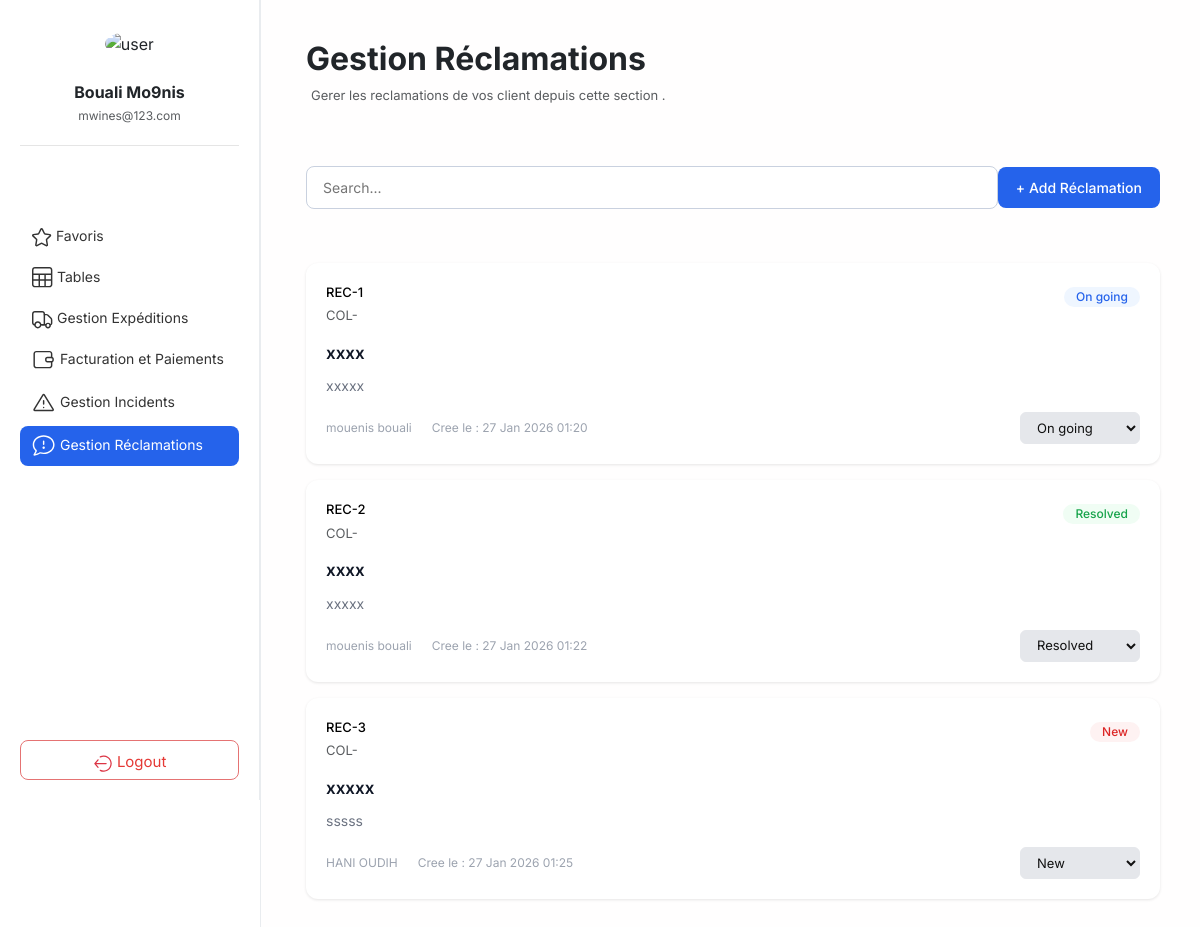
The app's page /reclamation/, older data.
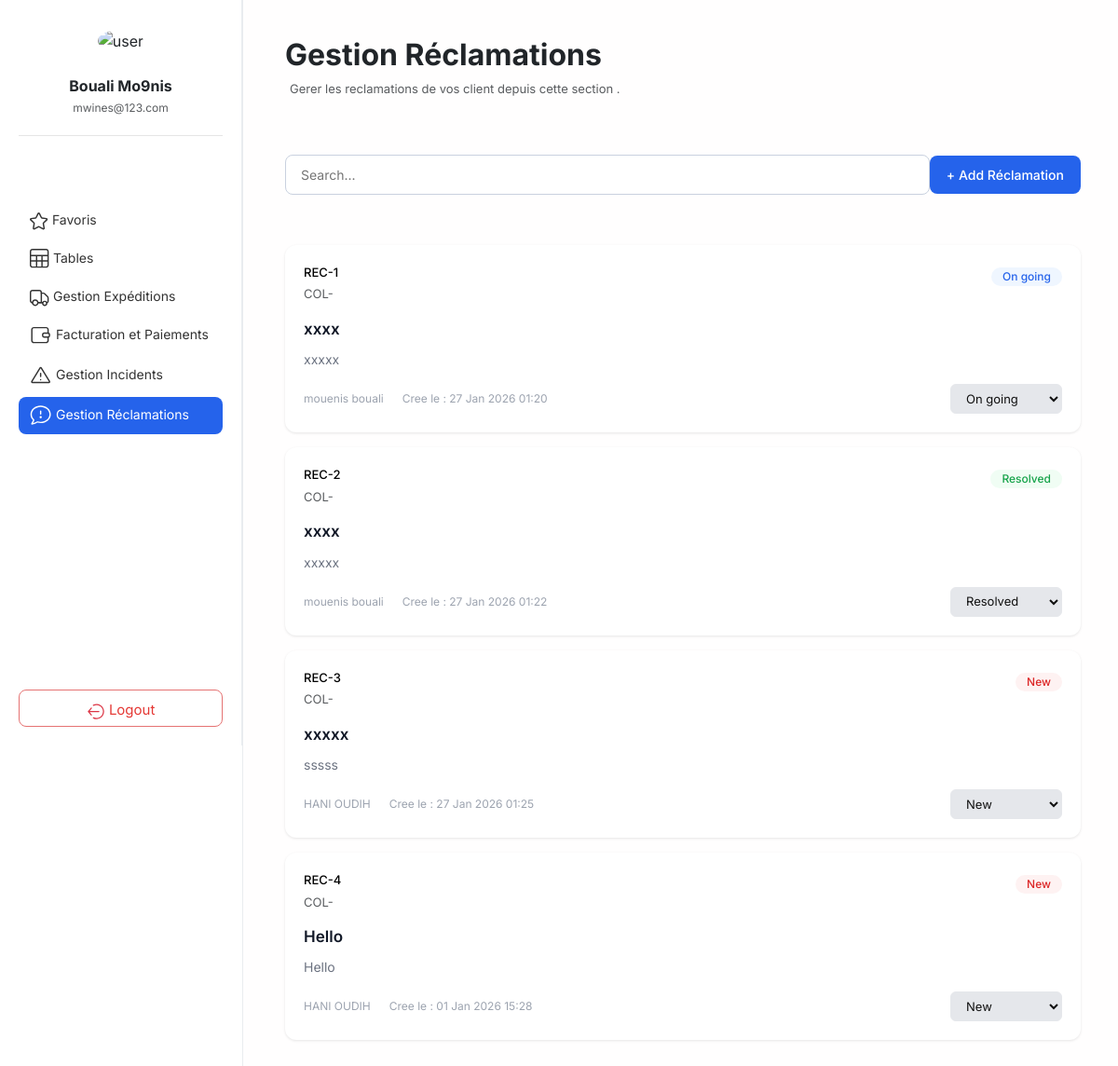
The same page, newer data.
### core/models/models.py (models this page shows, shortened)
class Complaint(models.Model):
    subject = models.CharField(max_length=100)
    description = models.TextField()
    complaint_date = models.DateTimeField()
    status = models.CharField(max_length=50)
    client = models.ForeignKey(Client, on_delete=models.RESTRICT)
    shipment = models.ForeignKey(Shipment, on_delete=models.RESTRICT)

class Client(models.Model):
    solld = models.FloatField(default=0, validators=[MinValueValidator(0)])
    first_name = models.CharField(max_length=100)
    last_name = models.CharField(max_length=100)
    email = models.EmailField(unique=True)
    phone = models.CharField(max_length=20)
    address = models.TextField()
    created_at = models.DateTimeField(auto_now_add=True)
    def __str__(self):
        return f"{self.first_name} {self.last_name}"

### core/web/views.py (the view, shortened to what this page needs)
# urls.py: path("reclamation/", views.reclamation_view, name="reclamation_view"),
def reclamation_view(request):
	try:
		Complaint= apps.get_model("core", "Complaint")
	except LookupError as e:
		raise Http404("Reclamation model not found (check core/models/models.py).") from e
	db_table = Complaint._meta.db_table
	search_query = request.GET.get('search', '').strip()
	Complaints = Complaint.objects.all()
	if search_query:
		Complaints = Complaints.filter(
			Q(description__icontains=search_query) |
			Q(status__icontains=search_query)
		)
	page_obj = Paginator(Complaints, 10).get_page(request.GET.get("page"))
	return render(request, "reclamation/reclamation.html", {"page_obj": page_obj})

### core/web/templates/reclamation/reclamation.html (shortened to what this page needs)
{% extends "home.html" %}
{% load static %}
{% block content %}
<link rel="stylesheet" href="{% static 'css/incident.css' %}">
<div class="incident-management" >
    <div class="incident-header">
        <h2><b>Gestion Réclamations</b></h2>
        <p class="text-muted">Gerer les reclamations de vos client depuis cette section .</p>
    </div>
    <section class="incident-content" style=" margin-top: 60px;">
            <form method="get" class="form-actions">
                <div class="left">
                    <input type="text" name="search" id="search" placeholder="Search..." value="{{ request.GET.search }}">
                </div>
                <div class="right">
                    <button type="button" class="btn primary" id="AddReclamationButton">
                        + Add Réclamation
                    </button>
                </div>
            </form>
        <div class="incident-list">
            {% for reclamation in page_obj %}
            <div class="incident-card">
                <div class="incident-info">
                    <div class="incident-top">
                        <div class="incident-ids">
                            <small style="font-weight: 500; color: black;">REC-{{reclamation.id}} </small>
                            <small class="text-muted">COL-{{reclamation.colis_id}}</small>
                        </div>
                        <div class="incident-status">
                            {% if reclamation.status == 'new' %}
                                <span class="badge new">New</span>
                            {% elif reclamation.status == 'ongoing' %}
                                <span class="badge ongoing">On going</span>
                            {% else %}
                                <span class="badge resolved">Resolved</span>
                            {% endif %}
                        </div>
                    </div>
                    <h4>{{reclamation.subject}}</h4>
                    <p>{{reclamation.description}}</p>
                    <div class="incident-footer">
                        <div class="incident-date">
                            <small> {{reclamation.client}}   </small>
                            <small> Cree le : {{reclamation.complaint_date|date:"d M Y H:i"}}</small>
                        </div>
                        <select class="status-select" data-reclamation-id="{{ reclamation.id }}" onchange="updateReclamationStatus(this)">
                            <option value="new" {% if reclamation.status == 'new' %}selected{% endif %}>New</option>
                            <option value="ongoing" {% if reclamation.status == 'ongoing' %}selected{% endif %}>On going</option>
                            <option value="resolved" {% if reclamation.status == 'resolved' %}selected{% endif %}>Resolved</option>
                        </select>
                    </div>
                </div>
            </div>
            {% endfor %}
        </div>
    </section>
</div>
{% endblock %}

Row changes from the older to the newer data that the page shows:
added Complaint: id "4", shows "New", subject "Hello", description "Hello", client "HANI OUDIH", complaint_date "01 Jan 2026 15:28", status+id "New"
